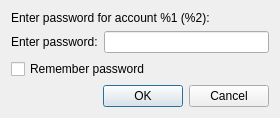
<?xml version="1.0" encoding="UTF-8"?>
<ui version="4.0">
 <class>SimplePasswordWidget</class>
 <widget class="QDialog" name="SimplePasswordWidget">
  <property name="geometry">
   <rect>
    <x>0</x>
    <y>0</y>
    <width>280</width>
    <height>112</height>
   </rect>
  </property>
  <property name="windowTitle">
   <string>Password Request</string>
  </property>
  <layout class="QFormLayout" name="formLayout">
   <item row="0" column="0" colspan="2">
    <widget class="QLabel" name="label">
     <property name="text">
      <string>Enter password for account %1 (%2):</string>
     </property>
    </widget>
   </item>
   <item row="1" column="0">
    <widget class="QLabel" name="label_2">
     <property name="text">
      <string>Enter password:</string>
     </property>
    </widget>
   </item>
   <item row="1" column="1">
    <widget class="QLineEdit" name="passwordLineEdit">
     <property name="echoMode">
      <enum>QLineEdit::Password</enum>
     </property>
    </widget>
   </item>
   <item row="2" column="0" colspan="2">
    <widget class="QCheckBox" name="rememberCheckBox">
     <property name="text">
      <string>Remember password</string>
     </property>
    </widget>
   </item>
   <item row="3" column="0" colspan="2">
    <widget class="QDialogButtonBox" name="buttonBox">
     <property name="orientation">
      <enum>Qt::Horizontal</enum>
     </property>
     <property name="standardButtons">
      <set>QDialogButtonBox::Cancel|QDialogButtonBox::Ok</set>
     </property>
    </widget>
   </item>
  </layout>
 </widget>
 <resources/>
 <connections>
  <connection>
   <sender>buttonBox</sender>
   <signal>accepted()</signal>
   <receiver>SimplePasswordWidget</receiver>
   <slot>accept()</slot>
   <hints>
    <hint type="sourcelabel">
     <x>248</x>
     <y>254</y>
    </hint>
    <hint type="destinationlabel">
     <x>157</x>
     <y>274</y>
    </hint>
   </hints>
  </connection>
  <connection>
   <sender>buttonBox</sender>
   <signal>rejected()</signal>
   <receiver>SimplePasswordWidget</receiver>
   <slot>reject()</slot>
   <hints>
    <hint type="sourcelabel">
     <x>316</x>
     <y>260</y>
    </hint>
    <hint type="destinationlabel">
     <x>286</x>
     <y>274</y>
    </hint>
   </hints>
  </connection>
 </connections>
</ui>
